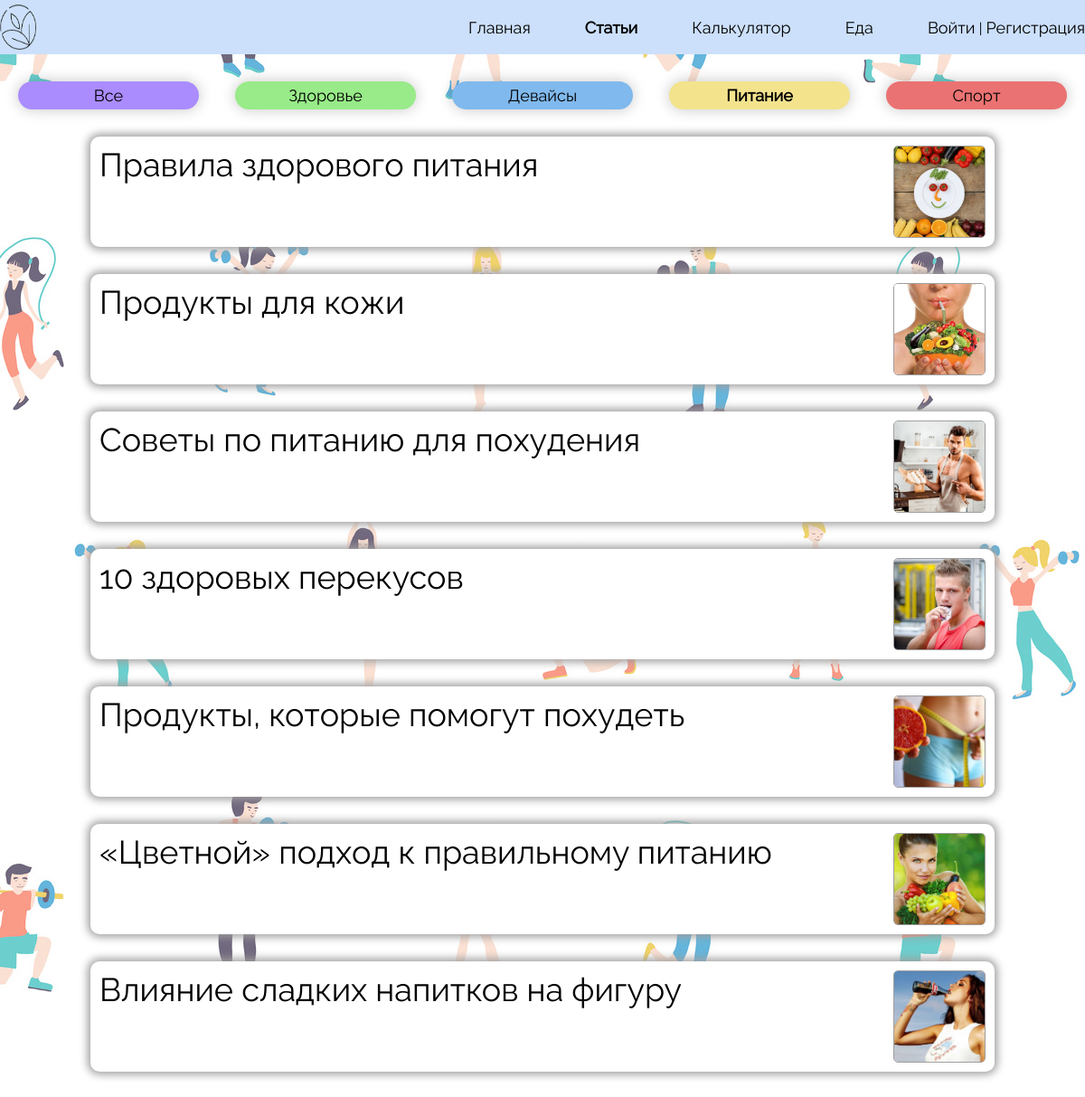
/articles/food, run on the app's committed database.
### articles/models.py (models this page shows, shortened)
class Article(models.Model):
    title = models.CharField(max_length=255)
    slag = models.SlugField(max_length=255, unique=True, db_index=True, verbose_name="URL")
    content = models.TextField(blank=True)
    photo = models.ImageField(upload_to="photos/%Y/%m/%d")
    time_create = models.DateTimeField(auto_now_add=True)
    time_update = models.DateTimeField(auto_now=True)
    is_published = models.BooleanField(default=True)
    category = models.ForeignKey(Category, on_delete=models.PROTECT)
    class Meta:
        verbose_name = 'Статьи'
        verbose_name_plural = 'Статьи'

### articles/views.py (the view)
# urls.py: path('articles/food', views.foodArticles, name='articles_food'),
def foodArticles(request):
    titlesOfArticles = Article.objects.filter(category=4)
    return render(request, 'articles/articles_food.html', {'titlesOfArticles': titlesOfArticles, 'title': 'Статьи про питание'})

### articles/templates/articles/articles_food.html (shortened to what this page needs)
{% load static %}
<!DOCTYPE html>
<html lang="ru">
<head>
    <link href="{% static 'articles/css/style_articles_food.css' %}" rel="stylesheet">
</head>
<body style="background-image: url('{% static 'articles/img/pattern_article.jpg' %}'); background-size: auto;">
        <header>
                <div class = container>
                    <div class="head">
                        <a href="{% url 'home' %}"><img src="{% static 'registration/img/iconLogo.png' %}" alt="" class="logo"></a>
                        <nav class="navigation">
                            <ul class="menu">
                                <li class="text">
                                    <a href="{% url 'home' %}">Главная</a>
                                </li>
                                <li class="text">
                                    <a href="{% url 'articles' %}" style="font-weight: bold">Статьи</a>
                                </li>
                                <li class="text">
                                    <a href="{% url 'calculator' %}">Калькулятор</a>
                                </li>
                                <li class="text">
                                    <a href="{% url 'product_selection' %}">Еда</a>
                                </li>
                                {% if request.user.is_authenticated %}
                                    <li class="text">
                                        <a href="{% url 'personalArea' %}">{{ user.username }} | Личный кабинет</a>
                                    </li>
                                {% else %}
                                    <li class="text">
                                        <a href="{% url 'login' %}">Войти</a> | <a href="{% url 'registration_field' %}">Регистрация</a>
                                    </li>
                                {% endif %}
                            </ul>
                        </nav>
                    </div>
                </div>
        </header>
<div id="wrapper">
      <div class="choiceTopic">
           <div class="all" onclick="location.href='{% url 'articles' %}';"><a href="{% url 'articles' %}">Все</a></div>
           <div class="health" onclick="location.href='{% url 'articles_health' %}';"><a href="{% url 'articles_health' %}">Здоровье</a></div>
           <div class="devices" onclick="location.href='{% url 'articles_devices' %}';"><a href="{% url 'articles_devices' %}">Девайсы</a></div>
           <div class="food" onclick="location.href='{% url 'articles_food' %}';"><a href="{% url 'articles_food' %}">Питание</a></div>
           <div class="sport" onclick="location.href='{% url 'articles_sport' %}';"><a href="{% url 'articles_sport' %}">Спорт</a></div>
       </div>
       <div class="listOfTitles">
           {% for a in titlesOfArticles%}
               <div class="Article" onclick="location.href='{% url 'certainArticle' a.slag %}';">
               <a href="{% url 'certainArticle' a.slag %}">{{a.title}}</a>
               <img class="photoOfArticle" src="{{ a.photo.url }}">
               </div>
           {% endfor %}
       </div>
</div>
</body>
</html>

### articles/static/articles/css/style_articles_food.css (style rules this page uses)
body { padding: 0; margin: 0; font-family: Raleway, sans-serif; background-color: #F0F3F3; }
header { background-color: #CCE0FB; width: 100%; height: 60px; left: -83px; }
.head { width: 1200px; margin: 0 auto; }
div { box-sizing: border-box; }
#wrapper { width: 1200px; margin-left: auto; margin-right: auto; }
.logo { margin-top: 5px; width: 40px; height: 50px; float: left; }
.navigation { float: right; }
.menu { padding: 0; margin: 0; display: block; }
.menu li a { color: black; text-decoration: none; font-size: 18px; }
.text { margin-top: 20px; float: left; display: block; margin-left: 60px; }
.choiceTopic div { float: left; padding: 5px 50px ; box-sizing: border-box; border-radius: 20px; box-shadow: 0px 0px 15px 1px rgba(0, 0, 0, 0.2); width: 200px; text-align: center; margin-right: 20px; margin-left: 20px; cursor: pointer; }
.choiceTopic a { text-decoration: none; color: black; font-size: 18px; }
.choiceTopic { display: flex; margin-top: 30px; }
.all { background: #AA8CFF; }
.health { background: #98EB88; }
.devices { background: #80B9ED; }
.food { background: #F3E38D; font-weight: bold; }
.sport { background: #EB7272; }
.Article { margin: 30px auto; cursor: pointer; text-decoration: none; color: black; font-size: 36px; padding: 10px; background: #FFFFFF; width: 1000px; box-shadow: 0px 0px 10px 3px #A09E9E; border-radius: 10px; }
.Article a { text-decoration: none; color: black; }
.photoOfArticle { height: 100px; margin-right: 0; float: right; object-fit: cover; width: 100px; border-radius: 5px; border: 1px solid #A09E9E; }

### data on the page
Article: title "Правила здорового питания", photo (picture)
Article: title "Продукты для кожи", photo (picture)
Article: title "Советы по питанию для похудения", photo (picture)
Article: title "10 здоровых перекусов", photo (picture)
Article: title "Продукты, которые помогут похудеть", photo (picture)
Article: title "«Цветной» подход к правильному питанию", photo (picture)
Article: title "Влияние сладких напитков на фигуру", photo (picture)
